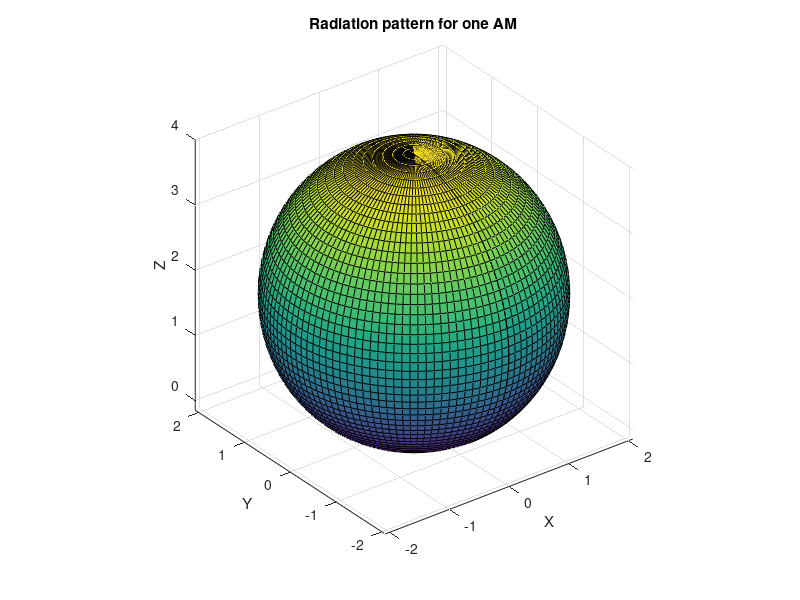

This chart was generated by the following MATLAB code: (Note: this script raises an error after producing the figure.)
clear all; clc; close all;
save_res = 1; % Do you want to save results as pic/… ?
% Signal direction
alpha_s = deg2rad(30);
beta_s = deg2rad(0);
% Jammer direction
beta_j = deg2rad(0);
% Probe signal direction
alpha = deg2rad(-180:2:180);
beta = deg2rad(-90:3:90);
% One AM's radiation pattern
Fa = ones(length(beta), 1) * (1 + cos(alpha - pi/2)).^2;
[alpha_mesh, beta_mesh] = meshgrid( alpha, beta );
[xa, ya, za] = sph2cart(beta_mesh, alpha_mesh, Fa);
% Plot RP for one AM
figure(1);
surf(xa, ya, za);
xlabel('X'); ylabel('Y'); zlabel('Z');
title('Radiation pattern for one AM');
axis equal
% Memory allocation
F = nan(length(beta), length(alpha));
q_dB = 3; % jam/noise, dB
q = 10^(q_dB/10); % ... in absolute value
% Figure for common radiation pattern
figure(2)
pos = get(gcf, 'Position'); pos(3) = 800; set(gcf, 'Position', pos);
for alpha_j = deg2rad(0:5:90)
    C = H(alpha_j, beta_j);
    Dn = q * C * C' + eye(4);
    Hf = H(alpha_s, beta_s);
    beta_w = Dn \ Hf / (Hf' * (Dn \ Hf));
    for a = 1:length(alpha)
        for b = 1:length(beta)
            U = beta_w' * H( alpha(a), beta(b) );
            F(b, a) = abs(U)^2;
        end
    end
    F = Fa .* F;
    [x, y, z] = sph2cart(beta_mesh, alpha_mesh, F);
    b0 = ceil(length(beta)/2); % index for beta = 0
    Fb0 = F(b0, :);
    subplot(1,2,1)
    surf(x, y, z)
    xlabel('X'); ylabel('Y'); zlabel('Z');
    axis equal
    subplot(1,2,2)
    polar(alpha, Fb0); % Radiation pattern
    hold on
    polar( [alpha_s alpha_s], [0 max(Fb0)], 'g'); % Line to signal
    polar( [alpha_j alpha_j], [0 max(Fb0)], 'r'); % Line to jam
    hold off
    drawnow
        if save_res % Save figure(2) to png
        s = sprintf('DN_alpha_j_%03.0f.png', round(rad2deg(alpha_j)));
        saveas(gcf, s, 'png');
        fprintf('Figure is saved at %s\n', s)
        end
end
